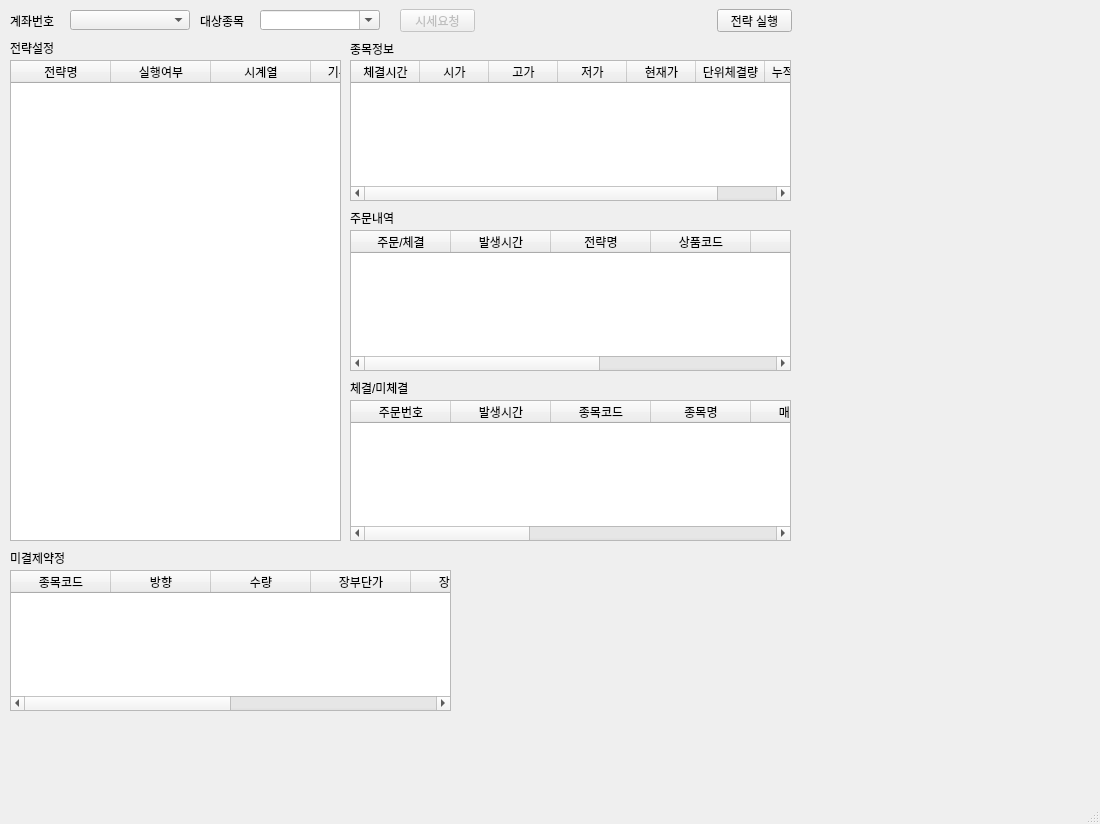
<?xml version="1.0" encoding="UTF-8"?>
<ui version="4.0">
 <class>MainWindow</class>
 <widget class="QMainWindow" name="MainWindow">
  <property name="geometry">
   <rect>
    <x>0</x>
    <y>0</y>
    <width>1100</width>
    <height>824</height>
   </rect>
  </property>
  <property name="windowTitle">
   <string>TradingSystem - Shinhan-i Indi</string>
  </property>
  <widget class="QWidget" name="centralwidget">
   <widget class="QLabel" name="label_Acnt_Num">
    <property name="geometry">
     <rect>
      <x>10</x>
      <y>15</y>
      <width>56</width>
      <height>12</height>
     </rect>
    </property>
    <property name="text">
     <string>계좌번호</string>
    </property>
   </widget>
   <widget class="QComboBox" name="cbAcntCode">
    <property name="geometry">
     <rect>
      <x>70</x>
      <y>10</y>
      <width>120</width>
      <height>20</height>
     </rect>
    </property>
    <property name="editable">
     <bool>false</bool>
    </property>
    <property name="currentText">
     <string/>
    </property>
   </widget>
   <widget class="QLabel" name="label_Product_Code">
    <property name="geometry">
     <rect>
      <x>200</x>
      <y>15</y>
      <width>56</width>
      <height>12</height>
     </rect>
    </property>
    <property name="text">
     <string>대상종목</string>
    </property>
   </widget>
   <widget class="QLabel" name="label_Product_Info">
    <property name="geometry">
     <rect>
      <x>350</x>
      <y>41</y>
      <width>51</width>
      <height>16</height>
     </rect>
    </property>
    <property name="text">
     <string>종목정보</string>
    </property>
   </widget>
   <widget class="QTableWidget" name="twProductInfo">
    <property name="geometry">
     <rect>
      <x>350</x>
      <y>60</y>
      <width>441</width>
      <height>141</height>
     </rect>
    </property>
    <property name="midLineWidth">
     <number>0</number>
    </property>
    <property name="horizontalScrollBarPolicy">
     <enum>Qt::ScrollBarAsNeeded</enum>
    </property>
    <property name="sizeAdjustPolicy">
     <enum>QAbstractScrollArea::AdjustToContents</enum>
    </property>
    <property name="autoScroll">
     <bool>true</bool>
    </property>
    <property name="editTriggers">
     <set>QAbstractItemView::NoEditTriggers</set>
    </property>
    <property name="dragEnabled">
     <bool>true</bool>
    </property>
    <property name="rowCount">
     <number>0</number>
    </property>
    <property name="columnCount">
     <number>7</number>
    </property>
    <attribute name="horizontalHeaderVisible">
     <bool>true</bool>
    </attribute>
    <attribute name="horizontalHeaderDefaultSectionSize">
     <number>69</number>
    </attribute>
    <attribute name="horizontalHeaderMinimumSectionSize">
     <number>34</number>
    </attribute>
    <attribute name="verticalHeaderVisible">
     <bool>true</bool>
    </attribute>
    <column>
     <property name="text">
      <string>체결시간</string>
     </property>
     <property name="textAlignment">
      <set>AlignCenter</set>
     </property>
    </column>
    <column>
     <property name="text">
      <string>시가</string>
     </property>
     <property name="textAlignment">
      <set>AlignCenter</set>
     </property>
    </column>
    <column>
     <property name="text">
      <string>고가</string>
     </property>
     <property name="textAlignment">
      <set>AlignCenter</set>
     </property>
    </column>
    <column>
     <property name="text">
      <string>저가</string>
     </property>
     <property name="textAlignment">
      <set>AlignCenter</set>
     </property>
    </column>
    <column>
     <property name="text">
      <string>현재가</string>
     </property>
     <property name="textAlignment">
      <set>AlignCenter</set>
     </property>
    </column>
    <column>
     <property name="text">
      <string>단위체결량</string>
     </property>
     <property name="textAlignment">
      <set>AlignCenter</set>
     </property>
    </column>
    <column>
     <property name="text">
      <string>누적거래량</string>
     </property>
     <property name="textAlignment">
      <set>AlignCenter</set>
     </property>
    </column>
   </widget>
   <widget class="QPushButton" name="pbRqPrice">
    <property name="enabled">
     <bool>false</bool>
    </property>
    <property name="geometry">
     <rect>
      <x>400</x>
      <y>9</y>
      <width>75</width>
      <height>23</height>
     </rect>
    </property>
    <property name="text">
     <string>시세요청</string>
    </property>
    <property name="checkable">
     <bool>false</bool>
    </property>
   </widget>
   <widget class="QComboBox" name="cbProductCode">
    <property name="geometry">
     <rect>
      <x>260</x>
      <y>10</y>
      <width>120</width>
      <height>20</height>
     </rect>
    </property>
    <property name="editable">
     <bool>true</bool>
    </property>
    <property name="currentText">
     <string/>
    </property>
   </widget>
   <widget class="QPushButton" name="pbRunStrategy">
    <property name="geometry">
     <rect>
      <x>717</x>
      <y>9</y>
      <width>75</width>
      <height>23</height>
     </rect>
    </property>
    <property name="text">
     <string>전략 실행</string>
    </property>
   </widget>
   <widget class="QLabel" name="label_Strategy_Config">
    <property name="geometry">
     <rect>
      <x>10</x>
      <y>40</y>
      <width>51</width>
      <height>16</height>
     </rect>
    </property>
    <property name="text">
     <string>전략설정</string>
    </property>
   </widget>
   <widget class="QTableWidget" name="twStrategyInfo">
    <property name="geometry">
     <rect>
      <x>10</x>
      <y>60</y>
      <width>331</width>
      <height>481</height>
     </rect>
    </property>
    <property name="horizontalScrollBarPolicy">
     <enum>Qt::ScrollBarAlwaysOff</enum>
    </property>
    <property name="rowCount">
     <number>0</number>
    </property>
    <property name="columnCount">
     <number>5</number>
    </property>
    <column>
     <property name="text">
      <string>전략명</string>
     </property>
     <property name="textAlignment">
      <set>AlignCenter</set>
     </property>
    </column>
    <column>
     <property name="text">
      <string>실행여부</string>
     </property>
     <property name="textAlignment">
      <set>AlignCenter</set>
     </property>
    </column>
    <column>
     <property name="text">
      <string>시계열</string>
     </property>
     <property name="textAlignment">
      <set>AlignCenter</set>
     </property>
    </column>
    <column>
     <property name="text">
      <string>기본주문단위</string>
     </property>
     <property name="textAlignment">
      <set>AlignCenter</set>
     </property>
    </column>
    <column>
     <property name="text">
      <string>포지션</string>
     </property>
     <property name="textAlignment">
      <set>AlignCenter</set>
     </property>
    </column>
   </widget>
   <widget class="QLabel" name="label_Order">
    <property name="geometry">
     <rect>
      <x>350</x>
      <y>210</y>
      <width>51</width>
      <height>16</height>
     </rect>
    </property>
    <property name="text">
     <string>주문내역</string>
    </property>
   </widget>
   <widget class="QTableWidget" name="twOrderInfo">
    <property name="geometry">
     <rect>
      <x>350</x>
      <y>230</y>
      <width>441</width>
      <height>141</height>
     </rect>
    </property>
    <property name="columnCount">
     <number>7</number>
    </property>
    <column>
     <property name="text">
      <string>주문/체결</string>
     </property>
    </column>
    <column>
     <property name="text">
      <string>발생시간</string>
     </property>
    </column>
    <column>
     <property name="text">
      <string>전략명</string>
     </property>
    </column>
    <column>
     <property name="text">
      <string>상품코드</string>
     </property>
    </column>
    <column>
     <property name="text">
      <string>방향</string>
     </property>
    </column>
    <column>
     <property name="text">
      <string>수량</string>
     </property>
    </column>
    <column>
     <property name="text">
      <string>가격</string>
     </property>
    </column>
   </widget>
   <widget class="QLabel" name="label_Balance">
    <property name="geometry">
     <rect>
      <x>10</x>
      <y>550</y>
      <width>61</width>
      <height>16</height>
     </rect>
    </property>
    <property name="text">
     <string>미결제약정</string>
    </property>
   </widget>
   <widget class="QTableWidget" name="twBalanceInfo">
    <property name="geometry">
     <rect>
      <x>10</x>
      <y>570</y>
      <width>441</width>
      <height>141</height>
     </rect>
    </property>
    <property name="columnCount">
     <number>8</number>
    </property>
    <column>
     <property name="text">
      <string>종목코드</string>
     </property>
    </column>
    <column>
     <property name="text">
      <string>방향</string>
     </property>
    </column>
    <column>
     <property name="text">
      <string>수량</string>
     </property>
    </column>
    <column>
     <property name="text">
      <string>장부단가</string>
     </property>
    </column>
    <column>
     <property name="text">
      <string>장부금액</string>
     </property>
    </column>
    <column>
     <property name="text">
      <string>정산단가</string>
     </property>
    </column>
    <column>
     <property name="text">
      <string>정산금액</string>
     </property>
    </column>
    <column>
     <property name="text">
      <string>평가손익</string>
     </property>
    </column>
   </widget>
   <widget class="QLabel" name="label_Settle">
    <property name="geometry">
     <rect>
      <x>350</x>
      <y>380</y>
      <width>71</width>
      <height>16</height>
     </rect>
    </property>
    <property name="text">
     <string>체결/미체결</string>
    </property>
   </widget>
   <widget class="QTableWidget" name="twSettleInfo">
    <property name="geometry">
     <rect>
      <x>350</x>
      <y>400</y>
      <width>441</width>
      <height>141</height>
     </rect>
    </property>
    <property name="columnCount">
     <number>10</number>
    </property>
    <column>
     <property name="text">
      <string>주문번호</string>
     </property>
    </column>
    <column>
     <property name="text">
      <string>발생시간</string>
     </property>
    </column>
    <column>
     <property name="text">
      <string>종목코드</string>
     </property>
    </column>
    <column>
     <property name="text">
      <string>종목명</string>
     </property>
    </column>
    <column>
     <property name="text">
      <string>매매구분</string>
     </property>
    </column>
    <column>
     <property name="text">
      <string>호가유형</string>
     </property>
    </column>
    <column>
     <property name="text">
      <string>주문수량</string>
     </property>
    </column>
    <column>
     <property name="text">
      <string>주문단가</string>
     </property>
    </column>
    <column>
     <property name="text">
      <string>체결수량</string>
     </property>
    </column>
    <column>
     <property name="text">
      <string>미체결수량</string>
     </property>
    </column>
   </widget>
  </widget>
  <widget class="QMenuBar" name="menubar">
   <property name="geometry">
    <rect>
     <x>0</x>
     <y>0</y>
     <width>1100</width>
     <height>21</height>
    </rect>
   </property>
  </widget>
  <widget class="QStatusBar" name="statusbar"/>
 </widget>
 <resources/>
 <connections/>
</ui>
